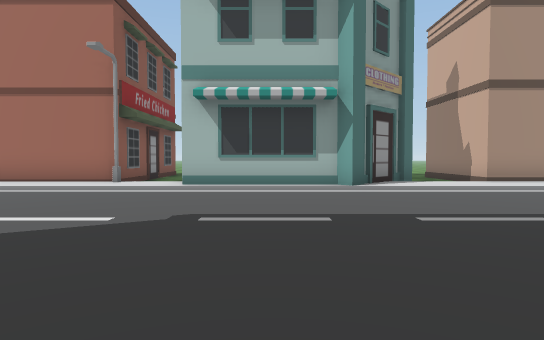
view 1 (above)

24 first-person views from a walk through a Unity game level. The camera is 1.2 m above the floor, tilts 2° down and sees 75° across. The floor is counted in squares, 2 m on a side. Each view is taken from the middle of a square. On the plan, view 1 faces up. The plan holds only what a view shows up to about 10 squares ahead; the rest is blank. The place goes on beyond the plan. The player character is not drawn. Some surface patterns are stand-ins.

view 2
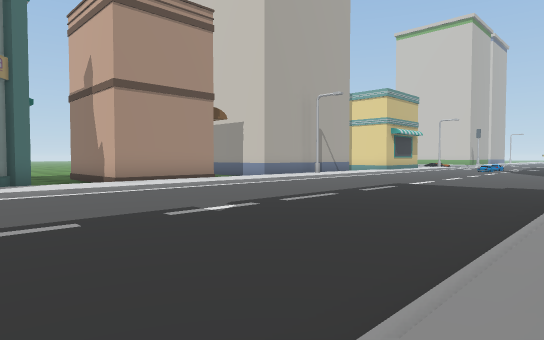

view 3
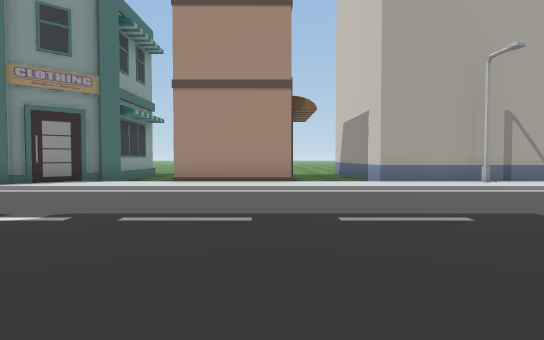

view 4
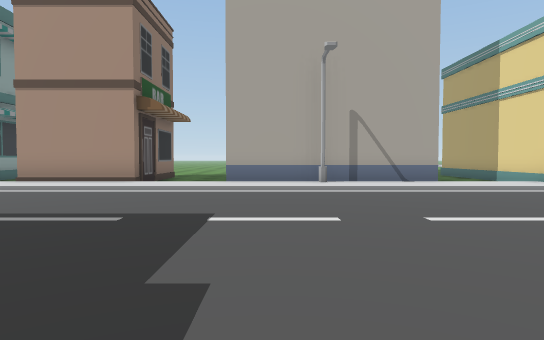

view 5
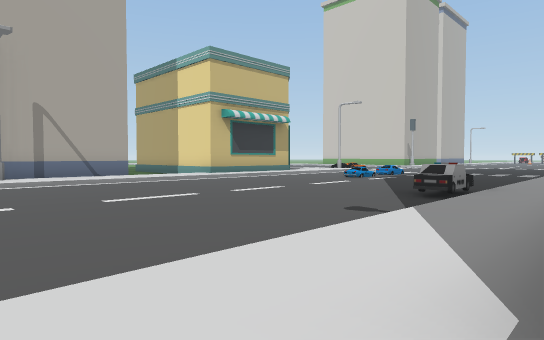

view 6
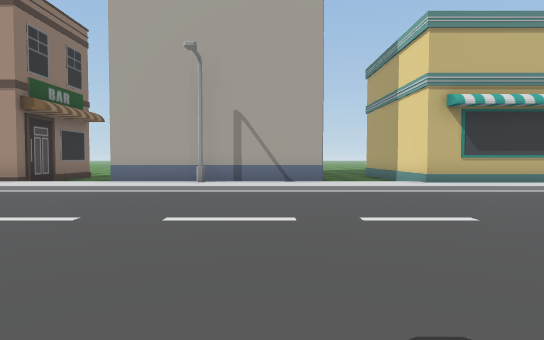

view 7
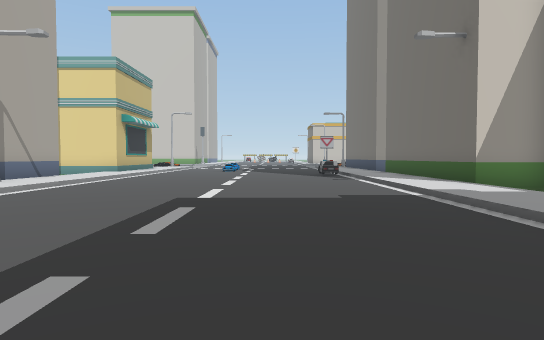

view 8
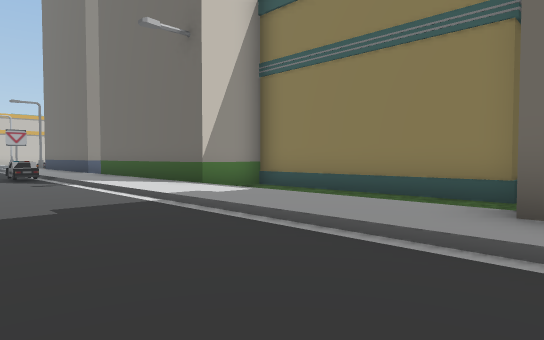

view 9
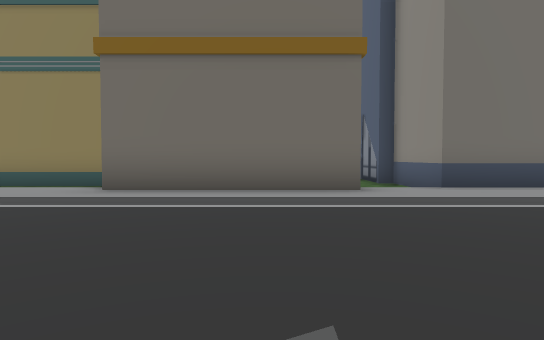

view 10
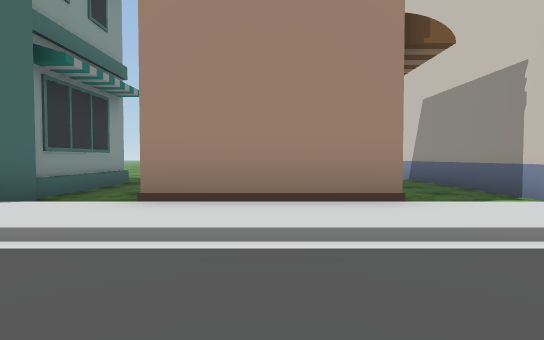

view 11
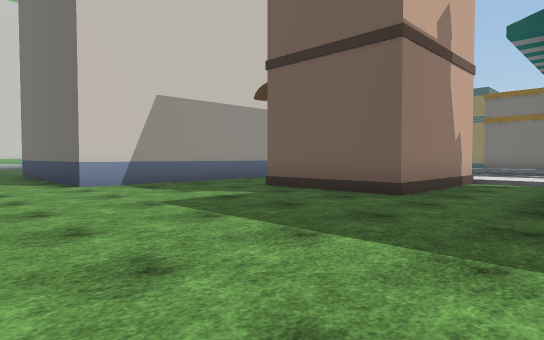

view 12
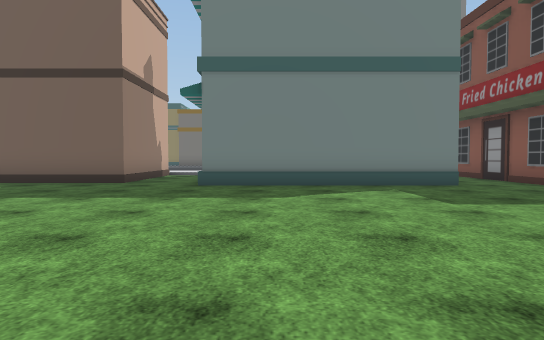

view 13
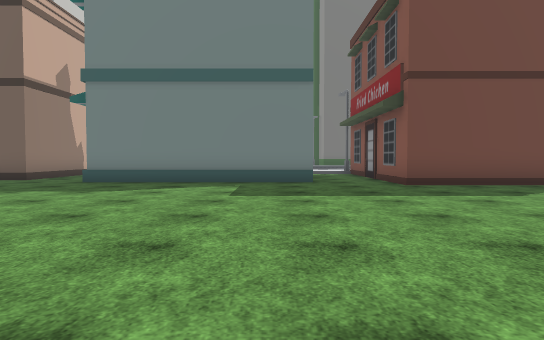

view 14
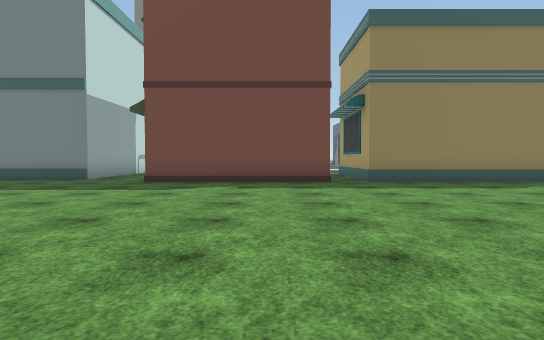

view 15
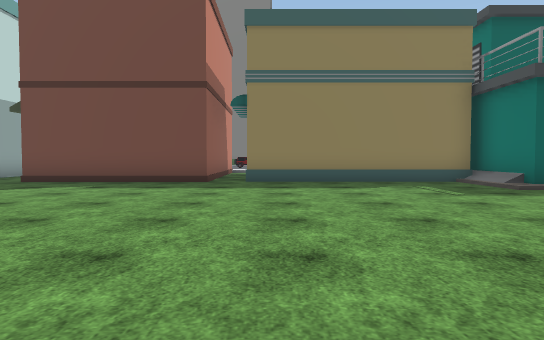

view 16
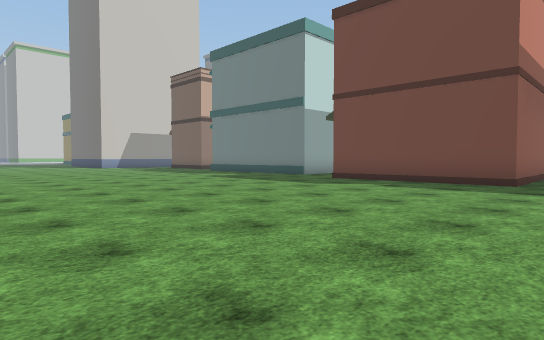

view 17
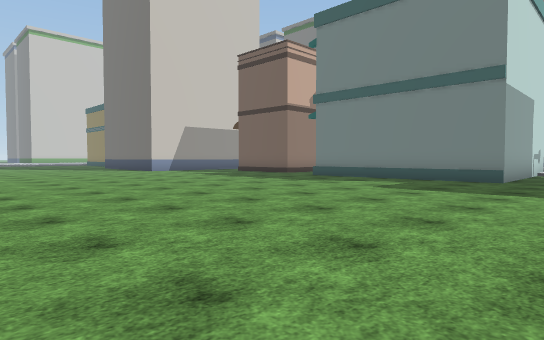

view 18
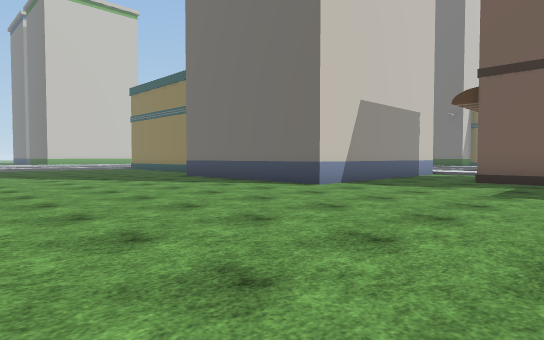

view 19
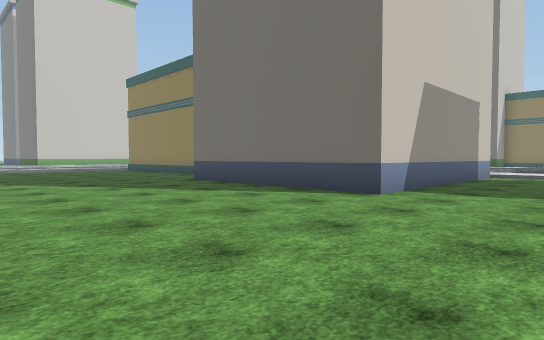

view 20
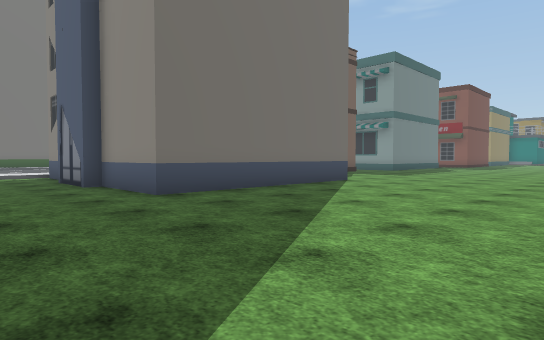

view 21
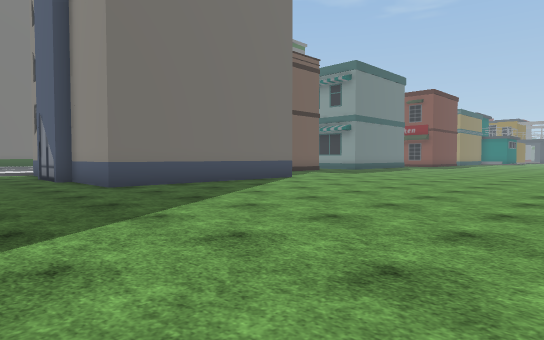

view 22
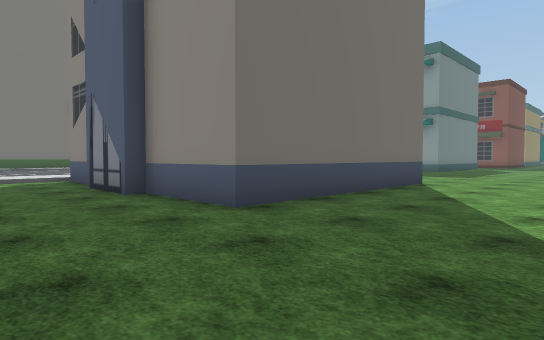

view 23
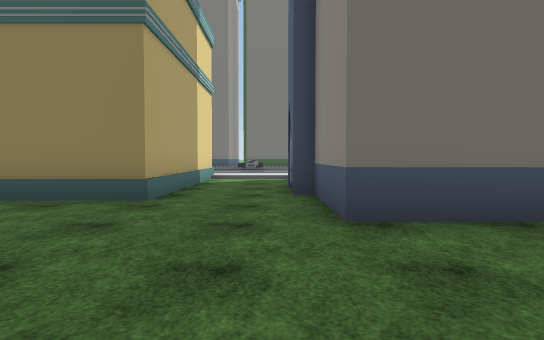

view 24
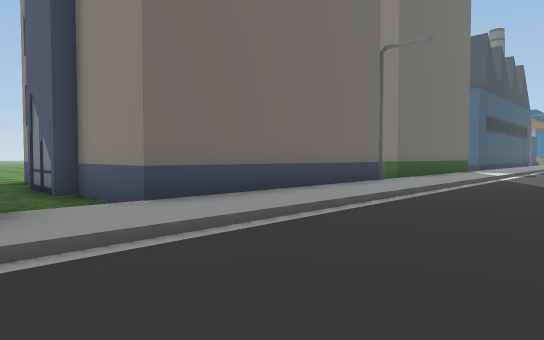

### Floor plan
Key: @ floor where view 1 was taken; # wall or solid block; . main floor; : floor 0.25 m higher than the main floor; / step, stairs or slope; = window, fence, low wall or low ledge; ^ raised ledge; B building; S streetlight; C car.
Columns run from 14 left of view 1 to 19 right of it. Each row starts with its distance up from view 1.
 23     ..... .....              .....
 22    ...............................
 21   ................................
 20  .................................
 19  .................................
 18 ..................................
 17 ..................................
 16 ..................................
 15 .........................BBBBBB...
 14 #####.#####..............B    B..#
 13     =.#   #.BBBBBB.......B    B..#
 12       #   #.B    B..###..B    B..#
 11       #   # B    B..# #..B    B..#
 10          ##      B..###..B    B..#
  9        ###S/    BB//###//BBSBBB//#
  8         ::::BBBBB:::::::::::::::::
  7          .........................
  6          .........................
  5           ........................
  4            .......................
  3            .......................
  2         ..........................
  1        .........................C.
  0        :::::::@:::::::::::::::::::
 -1         BBSBBBBBB/B   /////SBBBB
 -2           B     B.    .....B
 -3                 B.    ^####B
 -4                 B.
 -5                 B.
 -6                  .
 -7                 B.

Positions as (right, up) in squares from view 1, and headings:
1: (0, 0), facing up
2: (2, 0), facing up-right
3: (8, 0), facing up
4: (12, 0), facing up
5: (12, -1), facing up-right
6: (15, 0), facing up
7: (6, 3), facing right
8: (7, 3), facing down-right
9: (5, 5), facing down
10: (7, 5), facing up
11: (3, 18), facing down-right
12: (2, 21), facing down
13: (-1, 22), facing down
14: (-7, 23), facing down
15: (-10, 23), facing down
16: (-10, 23), facing down-right
17: (-4, 23), facing down-right
18: (6, 22), facing down-right
19: (8, 21), facing down-right
20: (19, 21), facing down-left
21: (19, 23), facing down-left
22: (19, 19), facing down-left
23: (17, 19), facing down
24: (4, 3), facing down-left
